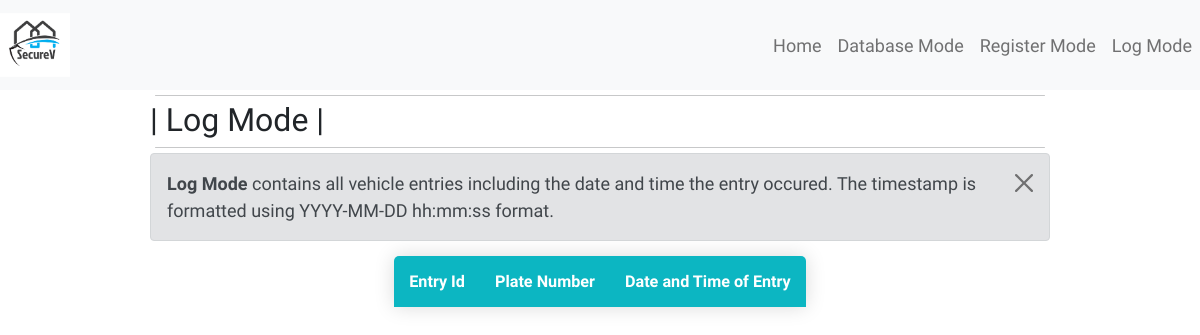
/logs, run on an earlier commit of the app's database.
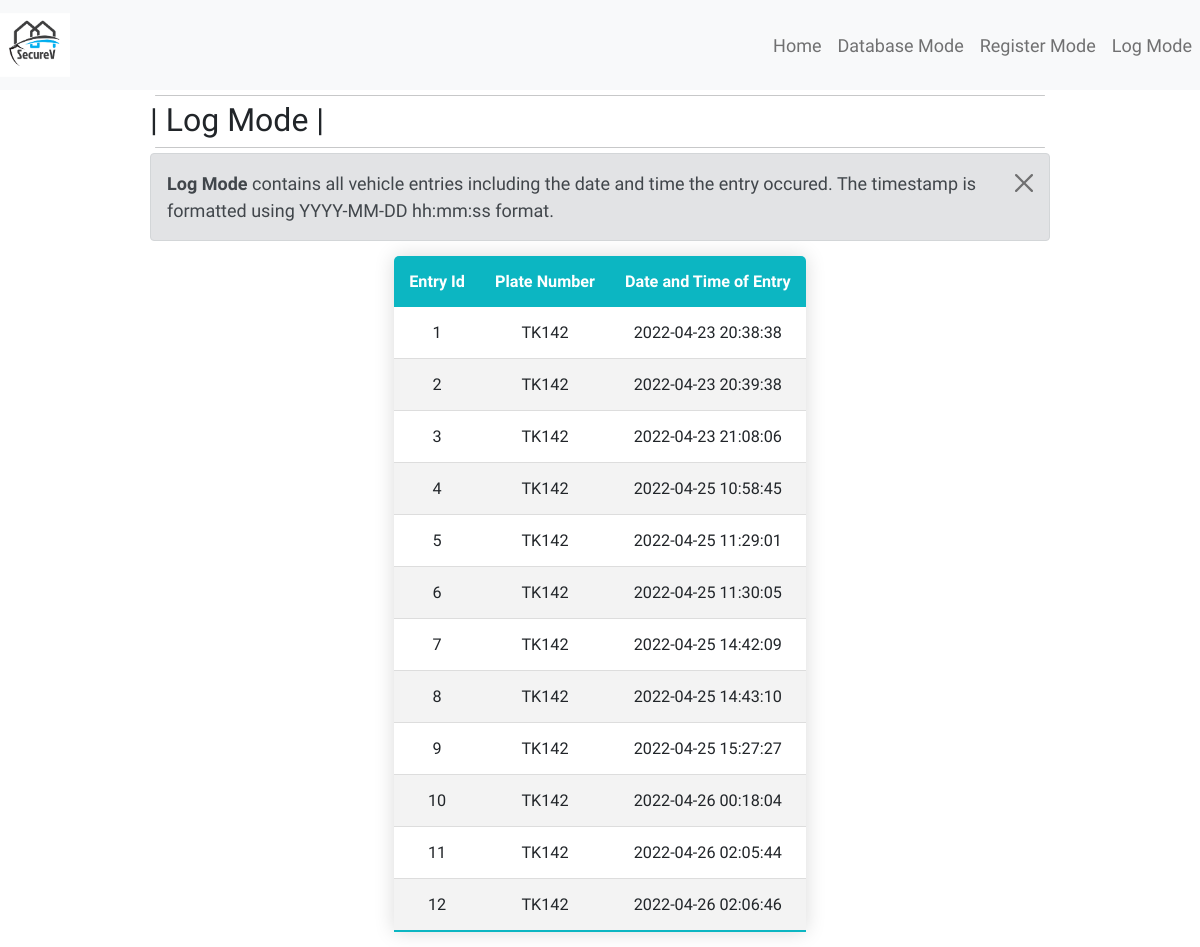
And on a later commit of the database.
### database.py (models this page shows, shortened)
class Entry(db.Model):
    curr_entry_time = datetime.now().isoformat(' ', 'seconds')
    id = db.Column(db.Integer, primary_key=True)
    date_of_entry = db.Column("date_of_entry" , db.String(30) ,nullable = False , default= curr_entry_time)
    entry_vehicle_plate = db.Column(db.String(6), db.ForeignKey("vehicle.plate_num") , nullable = False) # Test
    def __repr__(self):
        return f"{self.date_of_entry}|{self.entry_vehicle_plate}"

### app.py (the view)
@application.route("/logs")
def log_mode():
    db_man = DB_Manager()
    page_title = 'SecureV | Log Mode'
    return render_template("log_mode.html", db_data = db_man.db_data_entries, TITLE=page_title)

### database.py (called while the page is built)
    def __repr__(self):
        return f'{self.plate_num}|{self.owner_name}|{self.date_registered}'

### templates/log_mode.html (shortened to what this page needs)
{% extends "base.html" %}
{% block header %}
<h2 class="page-header">| Log Mode |</h2>
{% endblock %}
{% block content %}
<div id="contents">
    <div id="lower_container">
        <div class="alert alert-secondary alert-dismissible fade show" role="alert"  style="margin-bottom: 0px;">
            <strong>Log Mode </strong> contains all vehicle entries including the date and time the entry occured. The timestamp is formatted using YYYY-MM-DD hh:mm:ss format.
            <button type="button" class="btn-close" data-bs-dismiss="alert" aria-label="Close"></button>
        </div>
        <table class="content-table-log">
        <thead>
            <th>Entry Id</th>
            <th>Plate Number</th>
            <th>Date and Time of Entry</th>
        </thead>
        <tbody>
            {% for item in db_data %}
            <tr>
                <td> {{item["id"]}} </td>
                <td> {{item["plate"]}} </td>
                <td> {{item["date"]}} </td>
            </tr>
            {% endfor %}
        </tbody>
        </table>
    </div>
</div>
{% endblock %}

What changed in the data, as far as the page shows it:
added Entry: id "1", plate "TK142", date "2022-04-23 20:38:38"
added Entry: id "2", plate "TK142", date "2022-04-23 20:39:38"
added Entry: id "3", plate "TK142", date "2022-04-23 21:08:06"
added Entry: id "4", plate "TK142", date "2022-04-25 10:58:45"
added Entry: id "5", plate "TK142", date "2022-04-25 11:29:01"
added Entry: id "6", plate "TK142", date "2022-04-25 11:30:05"
added Entry: id "7", plate "TK142", date "2022-04-25 14:42:09"
added Entry: id "8", plate "TK142", date "2022-04-25 14:43:10"
added Entry: id "9", plate "TK142", date "2022-04-25 15:27:27"
added Entry: id "10", plate "TK142", date "2022-04-26 00:18:04"
added Entry: id "11", plate "TK142", date "2022-04-26 02:05:44"
added Entry: id "12", plate "TK142", date "2022-04-26 02:06:46"
